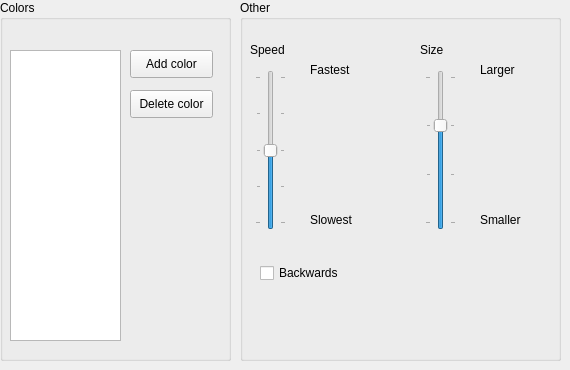
      <widget class="QWidget" name="marqueeTab">
       <attribute name="title">
        <string>Marquee</string>
       </attribute>
       <widget class="QGroupBox" name="groupBox_4">
        <property name="geometry">
         <rect>
          <x>0</x>
          <y>0</y>
          <width>231</width>
          <height>361</height>
         </rect>
        </property>
        <property name="title">
         <string>Colors</string>
        </property>
        <widget class="QListWidget" name="marqueeList">
         <property name="geometry">
          <rect>
           <x>10</x>
           <y>50</y>
           <width>111</width>
           <height>291</height>
          </rect>
         </property>
        </widget>
        <widget class="QPushButton" name="marqueeAdd">
         <property name="geometry">
          <rect>
           <x>130</x>
           <y>50</y>
           <width>83</width>
           <height>28</height>
          </rect>
         </property>
         <property name="text">
          <string>Add color</string>
         </property>
        </widget>
        <widget class="QPushButton" name="marqueeDelete">
         <property name="geometry">
          <rect>
           <x>130</x>
           <y>90</y>
           <width>83</width>
           <height>28</height>
          </rect>
         </property>
         <property name="text">
          <string>Delete color</string>
         </property>
        </widget>
       </widget>
       <widget class="QGroupBox" name="groupBox_13">
        <property name="geometry">
         <rect>
          <x>240</x>
          <y>0</y>
          <width>321</width>
          <height>361</height>
         </rect>
        </property>
        <property name="title">
         <string>Other</string>
        </property>
        <widget class="QSlider" name="marqueeSpeed">
         <property name="geometry">
          <rect>
           <x>15</x>
           <y>70</y>
           <width>31</width>
           <height>160</height>
          </rect>
         </property>
         <property name="maximum">
          <number>4</number>
         </property>
         <property name="value">
          <number>2</number>
         </property>
         <property name="orientation">
          <enum>Qt::Vertical</enum>
         </property>
         <property name="tickPosition">
          <enum>QSlider::TicksBothSides</enum>
         </property>
        </widget>
        <widget class="QLabel" name="label_15">
         <property name="geometry">
          <rect>
           <x>10</x>
           <y>40</y>
           <width>62</width>
           <height>20</height>
          </rect>
         </property>
         <property name="text">
          <string>Speed</string>
         </property>
        </widget>
        <widget class="QLabel" name="label_16">
         <property name="geometry">
          <rect>
           <x>70</x>
           <y>60</y>
           <width>62</width>
           <height>20</height>
          </rect>
         </property>
         <property name="text">
          <string>Fastest</string>
         </property>
        </widget>
        <widget class="QLabel" name="label_17">
         <property name="geometry">
          <rect>
           <x>70</x>
           <y>210</y>
           <width>62</width>
           <height>20</height>
          </rect>
         </property>
         <property name="text">
          <string>Slowest</string>
         </property>
        </widget>
        <widget class="QSlider" name="marqueeSize">
         <property name="geometry">
          <rect>
           <x>185</x>
           <y>70</y>
           <width>31</width>
           <height>160</height>
          </rect>
         </property>
         <property name="maximum">
          <number>3</number>
         </property>
         <property name="value">
          <number>2</number>
         </property>
         <property name="orientation">
          <enum>Qt::Vertical</enum>
         </property>
         <property name="tickPosition">
          <enum>QSlider::TicksBothSides</enum>
         </property>
        </widget>
        <widget class="QLabel" name="label_18">
         <property name="geometry">
          <rect>
           <x>240</x>
           <y>210</y>
           <width>62</width>
           <height>20</height>
          </rect>
         </property>
         <property name="text">
          <string>Smaller</string>
         </property>
        </widget>
        <widget class="QLabel" name="label_19">
         <property name="geometry">
          <rect>
           <x>180</x>
           <y>40</y>
           <width>62</width>
           <height>20</height>
          </rect>
         </property>
         <property name="text">
          <string>Size</string>
         </property>
        </widget>
        <widget class="QLabel" name="label_20">
         <property name="geometry">
          <rect>
           <x>240</x>
           <y>60</y>
           <width>62</width>
           <height>20</height>
          </rect>
         </property>
         <property name="text">
          <string>Larger</string>
         </property>
        </widget>
        <widget class="QCheckBox" name="marqueeBackwards">
         <property name="geometry">
          <rect>
           <x>20</x>
           <y>260</y>
           <width>89</width>
           <height>26</height>
          </rect>
         </property>
         <property name="text">
          <string>Backwards</string>
         </property>
        </widget>
       </widget>
      </widget>
